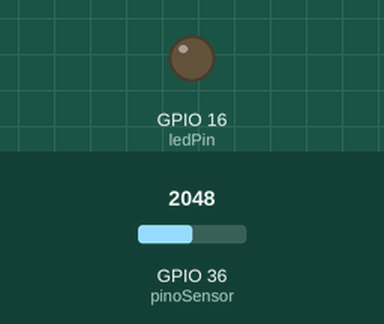
Recording of a sketch running on a simulated ESP32. On the bench: output pins drawn as LEDs (lit = HIGH). The test bench sets the inputs (shaded band); at power-on: GPIO 36 (pinoSensor) = 2048.

Above: at 0.05 s.
At 1.95 s:
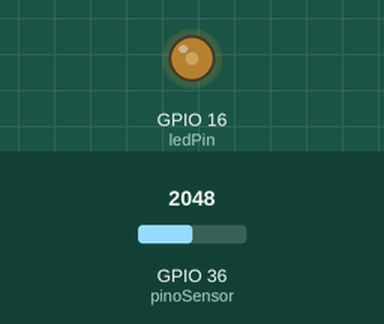
At 3.75 s:
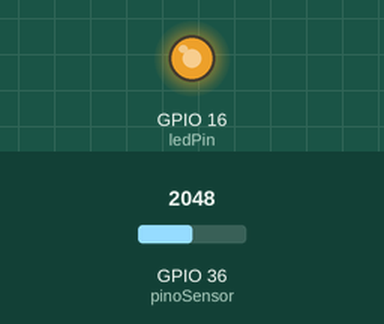
At 7.45 s:
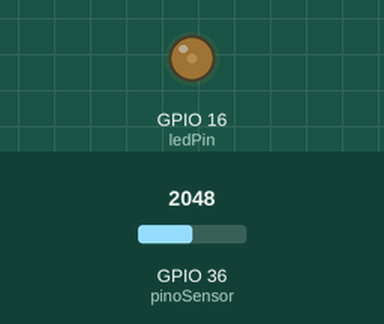
Timing chart, 0 to 10.6 s (numbered marks = the images above):
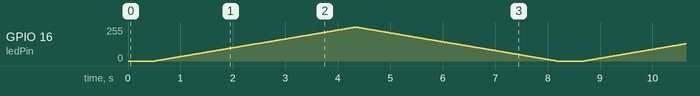

The sketch:

Implementacao_PWM_TCC.ino
```cpp
// Felipe de Freitas e Silva
// Trabalho de conclusão de curso - Engenharia de computação
// Aprovado em 30/11/2022

// Implementação do PWM e leitura de tensão
const int pinoSensor = 36; //PINO ANALÓGICO EM QUE O SENSOR ESTÁ CONECTADO
const int ledPin = 16;  // 16 corresponde a GPIO16

// PROPRIEDADES DO PWM
const int freq = 5000;
const int ledChannel = 0;
const int resolution = 8;
float tensaoEntrada = 0.0; //VARIÁVEL PARA ARMAZENAR O VALOR DE TENSÃO DE ENTRADA DO SENSOR
float tensaoMedida = 0.0; //VARIÁVEL PARA ARMAZENAR O VALOR DA TENSÃO MEDIDA PELO SENSOR

float valorR1 = 11000.0; //VALOR DO RESISTOR 1 DO DIVISOR DE TENSÃO
float valorR2 = 1000.0; // VALOR DO RESISTOR 2 DO DIVISOR DE TENSÃO
int leituraSensor = 0; //VARIÁVEL PARA ARMAZENAR A LEITURA DO PINO ANALÓGICO

void setup(){
   pinMode(pinoSensor, INPUT); //DEFINE O PINO COMO ENTRADA
   Serial.begin(9600); //INICIALIZA A SERIAL
     // configure LED PWM functionalitites
  ledcSetup(ledChannel, freq, resolution);

  // attach the channel to the GPIO to be controlled
  ledcAttachPin(ledPin, ledChannel);
}
void loop(){
   leituraSensor = analogRead(pinoSensor); //FAZ A LEITURA DO PINO ANALÓGICO E ARMAZENA NA VARIÁVEL O VALOR LIDO
   tensaoEntrada = (leituraSensor * 5.0) / 1024.0; //VARIÁVEL RECEBE O RESULTADO DO CÁLCULO
   tensaoMedida = tensaoEntrada / (valorR2/(valorR1+valorR2)); //VARIÁVEL RECEBE O VALOR DE TENSÃO DC MEDIDA PELO SENSOR
   delay(500); //INTERVALO DE 500 MILISSEGUNDOS
     // increase the LED brightness
  for(int dutyCycle = 0; dutyCycle <= 255; dutyCycle++){
    // changing the LED brightness with PWM
    ledcWrite(ledChannel, dutyCycle);
    delay(15);
  }

  // decrease the LED brightness
  for(int dutyCycle = 255; dutyCycle >= 0; dutyCycle--){
    // changing the LED brightness with PWM
    ledcWrite(ledChannel, dutyCycle);
    delay(15);
  }
}
```
